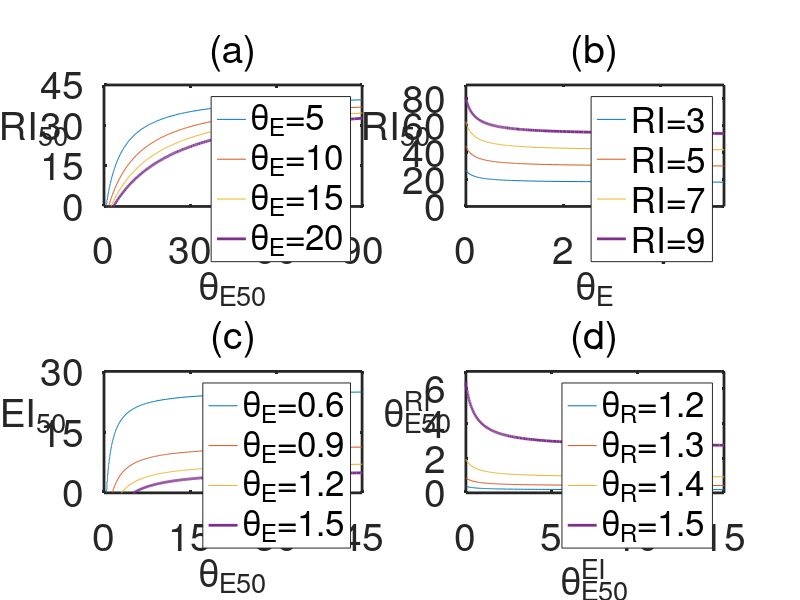

Write MATLAB code to recreate this figure.
clear all
close all

figure

subplot(2,2,1)

z1=load('rdrp5.dat');
z2=load('rdrp10.dat');
z3=load('rdrp15.dat');
z4=load('rdrp20.dat');

plot(z1(:,1),z1(:,2),z2(:,1),z2(:,2),z3(:,1),z3(:,2),z4(:,1),z4(:,2),'LineWidth',2)
axis([0 90 0 45])

legend('\theta_E=5','\theta_E=10','\theta_E=15','\theta_E=20');
set(gca,'FontSize',28,'LineWidth',2,'XTick',[0;30;60;90],'YTick',[0;15;30;45]);
xlabel('\theta_{E50}','FontSize',28);
ylabel('RI_{50}','FontSize',28,'Rotation',0);
title('(a)','FontSize',28,'FontWeight','normal');

subplot(2,2,2)

z1=load('rdrpnon3.dat');
z2=load('rdrpnon5.dat');
z3=load('rdrpnon7.dat');
z4=load('rdrpnon9.dat');

plot(z1(:,1),z1(:,2),z2(:,1),z2(:,2),z3(:,1),z3(:,2),z4(:,1),z4(:,2),'LineWidth',2)
axis([0 5.3 0 90])
legend('RI=3','RI=5','RI=7','RI=9');
set(gca,'FontSize',28,'LineWidth',2,'XTick',[0;2;4],'YTick',[0;20;40;60;80]);
xlabel('\theta_{E}','FontSize',28);
ylabel('RI_{50}','FontSize',28,'Rotation',0);
title('(b)','FontSize',28,'FontWeight','normal');

subplot(2,2,3)

z1=load('exon06.dat');
z2=load('exon09.dat');
z3=load('exon12.dat');
z4=load('exon15.dat');

plot(z1(:,1),z1(:,2),z2(:,1),z2(:,2),z3(:,1),z3(:,2),z4(:,1),z4(:,2),'LineWidth',2)
axis([0 45 0 30])

legend('\theta_E=0.6','\theta_E=0.9','\theta_E=1.2','\theta_E=1.5');
set(gca,'FontSize',28,'LineWidth',2,'XTick',[0;15;30;45],'YTick',[0;15;30;45]);
xlabel('\theta_{E50}','FontSize',28);
ylabel('EI_{50}','FontSize',28,'Rotation',0);
title('(c)','FontSize',28,'FontWeight','normal');

subplot(2,2,4)

z1=load('exon12rdrp.dat');
z2=load('exon13rdrp.dat');
z3=load('exon14rdrp.dat');
z4=load('exon15rdrp.dat');

plot(z1(:,1),z1(:,2),z2(:,1),z2(:,2),z3(:,1),z3(:,2),z4(:,1),z4(:,2),'LineWidth',2)
axis([0 15 0 7])

legend('\theta_R=1.2','\theta_R=1.3','\theta_R=1.4','\theta_R=1.5');
set(gca,'FontSize',28,'LineWidth',2,'XTick',[0;5;10;15],'YTick',[0;2;4;6]);
xlabel('\theta_{E50}^{EI}','FontSize',28);
ylabel('\theta_{E50}^{RI}','FontSize',28,'Rotation',0);
title('(d)','FontSize',28,'FontWeight','normal');

